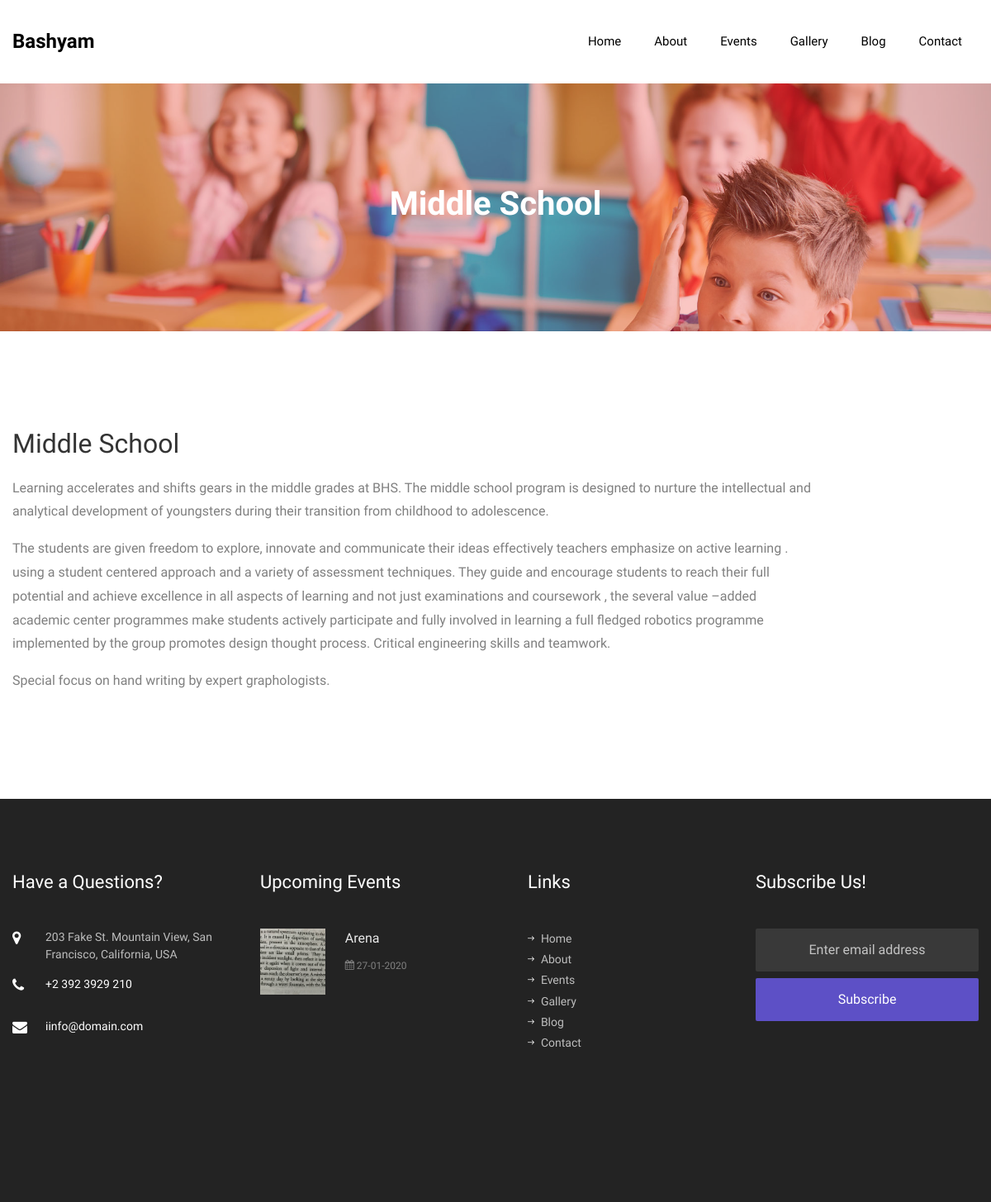
Screenshot of /middle with the database file from the repository.
### school/models.py (models this page shows)
class contact_us(models.Model):
    address=models.TextField(max_length=100000)
    mobile_number=models.CharField(max_length=264)
    email=models.CharField(max_length=264)

class events(models.Model):
    name=models.CharField(max_length=264)
    details=models.TextField()
    date=models.DateField()
    image=models.ImageField(upload_to=rename_event)

### school/views.py (the view)
# urls.py: path('middle',views.middle),
def middle(request):
    obj=events.objects.filter(date__gte=datetime.datetime.now()).order_by('date')
    eves=[]
    ct=0
    for i in obj:
        a=[]
        a.append(i.name)
        x=str(i.date)
        x=x.split('-')
        x=x[2]+'-'+x[1]+'-'+x[0]
        a.append(x)
        img="/media/"+str(i.image)
        a.append(img)
        x=i.name
        x=x.replace(' ','_')
        x="/events/"+x
        a.append(x)
        eves.append(a)
        ct+=1
        if ct==2:
            break
    con=[]
    obj=contact_us.objects.all()
    ctt=0
    for i in obj:
        con.append(i.address)
        con.append(i.mobile_number)
        con.append(i.email)
        break
    return render(request,'middle.html',context={'no_of_events':ct,'events':eves,'contact':con})

### Templates/middle.html (shortened to what this page needs)
{% load static %}
<!DOCTYPE html>
<html lang="en">
  <head>
    <link rel="stylesheet" href="{% static 'css/open-iconic-bootstrap.min.css' %}">
    <link rel="stylesheet" href="{% static 'css/animate.css' %}">
    <link rel="stylesheet" href="{% static 'css/owl.carousel.min.css' %}">
    <link rel="stylesheet" href="{% static 'css/owl.theme.default.min.css' %}">
    <link rel="stylesheet" href="{% static 'css/magnific-popup.css' %}">
    <link rel="stylesheet" href="{% static 'css/aos.css' %}">
    <link rel="stylesheet" href="{% static 'css/ionicons.min.css' %}">
    <link rel="stylesheet" href="{% static 'css/flaticon.css' %}">
    <link rel="stylesheet" href="{% static 'css/icomoon.css' %}">
    <link rel="stylesheet" href="{% static 'css/style.css' %}">
  </head>
  <body>
    <nav class="navbar navbar-expand-lg navbar-dark bg-dark ftco_navbar ftco-navbar-light" id="ftco-navbar">
	    <div class="container d-flex align-items-center">
	    	<a class="navbar-brand" href="">Bashyam</a>
	      <div class="collapse navbar-collapse" id="ftco-nav">
	        <ul class="navbar-nav ml-auto">
            <li class="nav-item"><a href="/" class="nav-link">Home</a></li>
	        	<li class="nav-item"><a href="/about" class="nav-link">About</a></li>
	        	<li class="nav-item"><a href="/events" class="nav-link">Events</a></li>
	        	<li class="nav-item"><a href="/gallery" class="nav-link">Gallery</a></li>
	        	<li class="nav-item"><a href="/blog" class="nav-link">Blog</a></li>
	          <li class="nav-item"><a href="/contact" class="nav-link">Contact</a></li>
	        </ul>
	      </div>
	    </div>
	  </nav>
    <section class="hero-wrap hero-wrap-2" style="background-image: url({% static 'images/bg_2.jpg' %});">
      <div class="overlay"></div>
      <div class="container">
        <div class="row no-gutters slider-text align-items-center justify-content-center">
          <div class="col-md-9 ftco-animate text-center">
            <h1 class="mb-2 bread">Middle School</h1>
          </div>
        </div>
      </div>
    </section>
		<section class="ftco-section">
			<div class="container">
				<div class="row">
          <div class="col-lg-10 ftco-animate">
            <h2 class="mb-3">Middle School</h2>
            <p>Learning accelerates and shifts gears in the middle grades at BHS. The middle school program is designed to nurture the intellectual and analytical development of youngsters during their transition from childhood to adolescence.</p>
            <p>The students are given freedom to explore, innovate and communicate their ideas effectively teachers emphasize on active learning . using a student centered approach and a variety of assessment techniques. They guide and encourage students to reach their full potential and achieve excellence in all aspects of learning and not just examinations and coursework , the several value –added academic center programmes make students actively participate and fully involved in learning a full fledged robotics programme implemented by the group promotes design thought process. Critical engineering skills and teamwork.</p>
            <p>Special focus on hand writing by expert graphologists.</p>
			</div></div></div>
		</section>
    <footer class="ftco-footer ftco-bg-dark ftco-section">
      <div class="container">
        <div class="row mb-5">
          <div class="col-md-6 col-lg-3">
            <div class="ftco-footer-widget mb-5">
            	<h2 class="ftco-heading-2">Have a Questions?</h2>
            	<div class="block-23 mb-3">
	              <ul>
	                <li><span class="icon icon-map-marker"></span><span class="text">{{contact.0}}</span></li>
	                <li><a href="#"><span class="icon icon-phone"></span><span class="text">{{contact.1}}</span></a></li>
	                <li><a href="#"><span class="icon icon-envelope"></span><span class="text">i{{contact.2}}</span></a></li>
	              </ul>
	            </div>
            </div>
          </div>
          <div class="col-md-6 col-lg-3">
            <div class="ftco-footer-widget mb-5">
              <h2 class="ftco-heading-2">Upcoming Events</h2>
              {% for i in events %}
              <div class="block-21 mb-5 d-flex">
                <a href="{{i.3}}" class="blog-img mr-4" style="background-image: url({{i.2}});"></a>
                <div class="text">
                  <h3 class="heading"><a href="{{i.3}}">{{i.0}}</a></h3>
                  <div class="meta">
                    <div><a href="{{i.3}}"><span class="icon-calendar"></span>&nbsp;{{i.1}}</a></div>
                  </div>
                </div>
              </div>
              {% endfor %}
            </div>
          </div>
          <div class="col-md-6 col-lg-3">
            <div class="ftco-footer-widget mb-5 ml-md-4">
              <h2 class="ftco-heading-2">Links</h2>
              <ul class="list-unstyled">
                <li><a href="/"><span class="ion-ios-arrow-round-forward mr-2"></span>Home</a></li>
                <li><a href="/about"><span class="ion-ios-arrow-round-forward mr-2"></span>About</a></li>
                <li><a href="/events"><span class="ion-ios-arrow-round-forward mr-2"></span>Events</a></li>
                <li><a href="/gallery"><span class="ion-ios-arrow-round-forward mr-2"></span>Gallery</a></li>
                <li><a href="/blog"><span class="ion-ios-arrow-round-forward mr-2"></span>Blog</a></li>
                <li><a href="/contact"><span class="ion-ios-arrow-round-forward mr-2"></span>Contact</a></li>
              </ul>
            </div>
          </div>
          <div class="col-md-6 col-lg-3">
            <div class="ftco-footer-widget mb-5">
            	<h2 class="ftco-heading-2">Subscribe Us!</h2>
              <form action="#" class="subscribe-form">
                <div class="form-group">
                  <input type="text" class="form-control mb-2 text-center" placeholder="Enter email address">
                  <input type="submit" value="Subscribe" class="form-control submit px-3">
                </div>
              </form>
            </div>
          </div>
        </div>
      </div>
    </footer>
  </body>
</html>

### static/css/icomoon.css (style rules this page uses)
[class^="icon-"], [class*=" icon-"] { font-family: 'icomoon' !important; speak: none; font-style: normal; font-weight: normal; font-variant: normal; text-transform: none; line-height: 1; -webkit-font-smoothing: antialiased; -moz-osx-font-smoothing: grayscale; }
.icon-map-marker:before { content: "\f041"; }
.icon-calendar:before { content: "\f073"; }
.icon-phone:before { content: "\f095"; }
.icon-envelope:before { content: "\f0e0"; }

### rows the page displays
contact_us: address "203 Fake St. Mountain View, San Francisco, California, USA", mobile_number "+2 392 3929 210", email "info@domain.com"
events: name "Arena"

### other values shown
{{ i.1 }} "27-01-2020"
